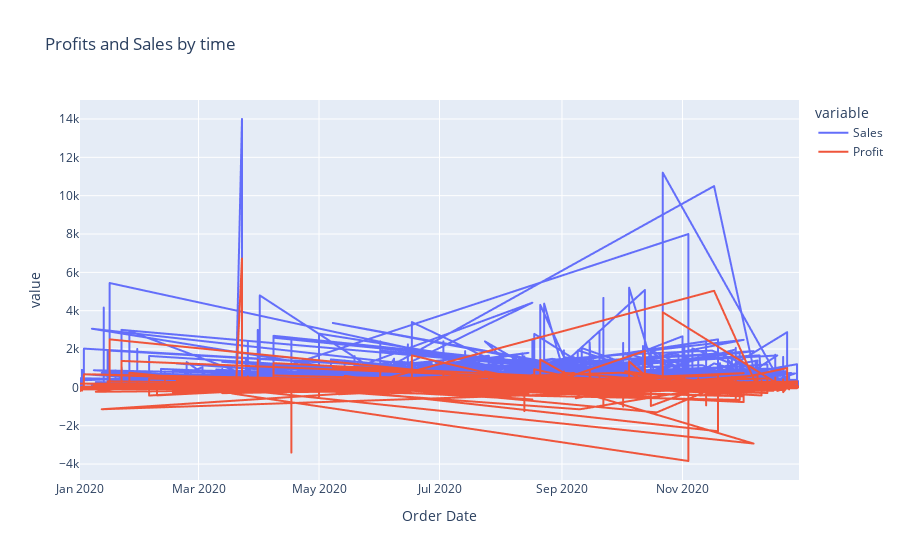

The notebook cell saved with this chart:
### Code cell
fig = px.line(df, x='Order Date', y=['Sales', 'Profit'], title='Profits and Sales by time')
fig.show()

### Figure 1 — Plotly figure (JSON) as saved in the notebook; plotly's stock layout.template omitted (floating-point values rounded to 4 significant figures; data arrays with more than 128 entries replaced by an {"elided": "..."} marker saying what was removed)
{"data": [{"hovertemplate": "variable=Sales<br>Order Date=%{x}<br>value=%{y}<extra></extra>", "legendgroup": "Sales", "line": {"color": "#636efa", "dash": "solid"}, "marker": {"symbol": "circle"}, "mode": "lines", "name": "Sales", "showlegend": true, "type": "scattergl", "x": {"elided": "3312 str values"}, "xaxis": "x", "y": {"elided": "3312 float values"}, "yaxis": "y"}, {"hovertemplate": "variable=Profit<br>Order Date=%{x}<br>value=%{y}<extra></extra>", "legendgroup": "Profit", "line": {"color": "#EF553B", "dash": "solid"}, "marker": {"symbol": "circle"}, "mode": "lines", "name": "Profit", "showlegend": true, "type": "scattergl", "x": {"elided": "3312 str values"}, "xaxis": "x", "y": {"elided": "3312 float values"}, "yaxis": "y"}], "layout": {"legend": {"title": {"text": "variable"}, "tracegroupgap": 0}, "title": {"text": "Profits and Sales by time"}, "xaxis": {"anchor": "y", "domain": [0, 1], "title": {"text": "Order Date"}}, "yaxis": {"anchor": "x", "domain": [0, 1], "title": {"text": "value"}}}}
